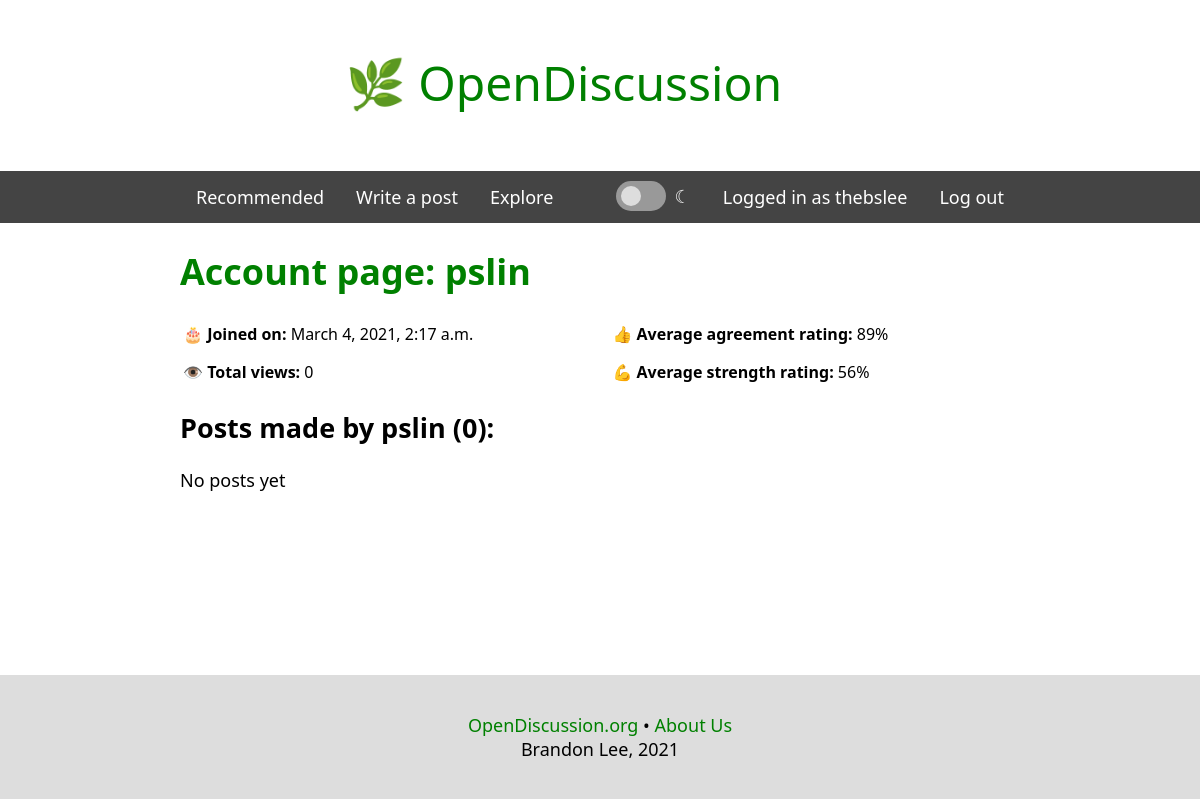
The page /forum/account/pslin (signed in) on the database as committed earlier.
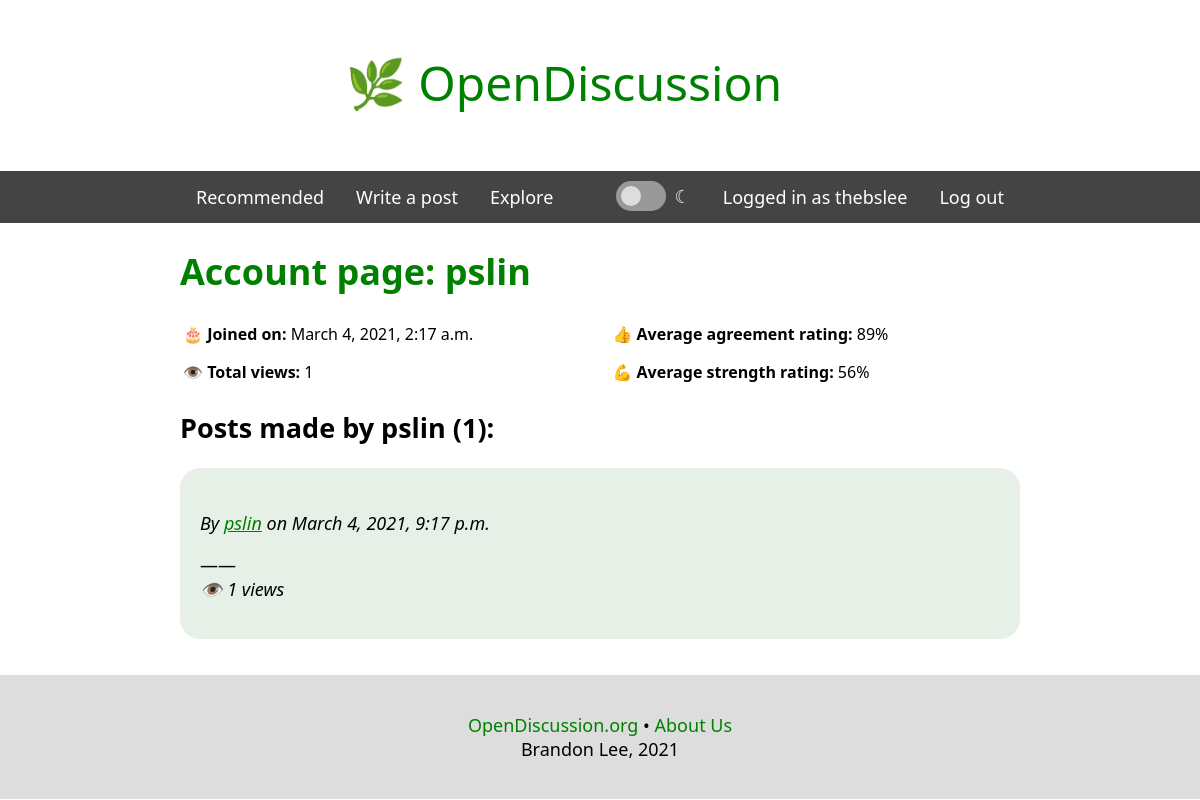
The same page on the database as committed later.
### forum/models.py (models this page shows)
class Post(models.Model):
    author = models.ForeignKey(settings.AUTH_USER_MODEL, on_delete=models.CASCADE, related_name="author")
    title = models.CharField(max_length=500)
    content = models.TextField(max_length=20000)
    created = models.DateTimeField()
    parent = models.ForeignKey("Post", on_delete=models.CASCADE, related_name="postparent", blank=True, null=True)
    parentid = models.IntegerField(blank=True, null=True)
    parenttitle = models.CharField(blank=True, max_length=500)
    parentauthor = models.CharField(blank=True, max_length=100)
    views = models.IntegerField(default=0)
    agrees = models.IntegerField(default=0)
    agreechecks = models.IntegerField(default=0)
    strongs = models.IntegerField(default=0)
    strongchecks = models.IntegerField(default=0)

### forum/views.py (the view)
# urls.py: path('account/<searchusername>', views.account, name='account'),
def account(request, searchusername):
    if not request.user.is_authenticated:
        return redirect('home')
    context = {}
    context['user'] = request.user
    context['searcheduser'] = User.objects.get(username=searchusername)
    context['posts'] = Post.objects.filter(Q(author__username=searchusername))
    context['totalviews'] = sum(post.views for post in context['posts'])
    return render(request, "account.html", context)

### forum/templates/account.html (shortened to what this page needs)
{% extends 'base.html' %}
{% block content %}
{% include "navbar.html" %}
<h1><b>Account page:</b> {{ searcheduser.username }}</h1>
<table style="width:100%;">
    <tr>
        <td>
            <p><b>🎂 Joined on:</b> {{ searcheduser.date_joined }}</p>
            <p><b>👁️ Total views:</b> {{ totalviews }}</p>
        </td>
        <td>
            <p><b>👍 Average agreement rating:</b> 89%</p>
            <p><b>💪 Average strength rating:</b> 56%</p>
        </td>
    </tr>
</table>
<h2>Posts made by {{ searcheduser.username }} ({{ posts | length }}):</h2>
{% if posts|length == 0 %}
<p>No posts yet</p>
{% endif %}
{% for post in posts %}
<div class="post_box" onclick='location.href="{% url 'forum:post' post.id %}";'>
    <p><i>By <a href="{% url 'forum:account' post.author %}">{{post.author}}</a> on {{post.created}}</i></p>
    <p>——<br><i>👁️ {{post.views}} views</i>
    </p>
</div>
<br>
{% endfor %}
{% endblock %}

Rows that differ between the two databases and show on the page:
added Post: author "pslin", created "March 4, 2021, 9:17 p.m.", views "1"
Other text that changed with them:
{{ totalviews }}: "0" → "1"
{{ posts | length }}: "0" → "1"
text no longer shown: "No posts yet"
